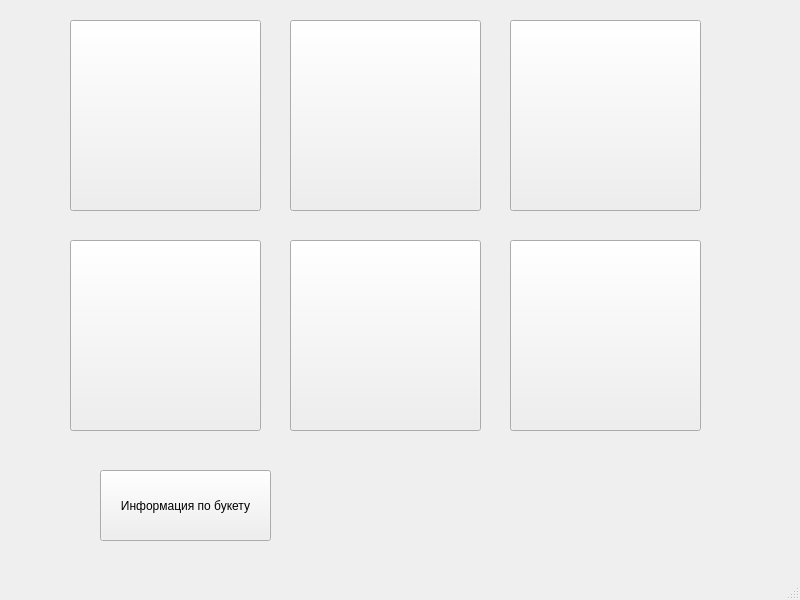
<?xml version="1.0" encoding="UTF-8"?>
<ui version="4.0">
 <class>MainWindow</class>
 <widget class="QMainWindow" name="MainWindow">
  <property name="geometry">
   <rect>
    <x>0</x>
    <y>0</y>
    <width>800</width>
    <height>600</height>
   </rect>
  </property>
  <property name="windowTitle">
   <string>MainWindow</string>
  </property>
  <widget class="QWidget" name="centralwidget">
   <widget class="QPushButton" name="pushButton">
    <property name="geometry">
     <rect>
      <x>70</x>
      <y>20</y>
      <width>191</width>
      <height>191</height>
     </rect>
    </property>
    <property name="text">
     <string/>
    </property>
   </widget>
   <widget class="QPushButton" name="pushButton_2">
    <property name="geometry">
     <rect>
      <x>290</x>
      <y>20</y>
      <width>191</width>
      <height>191</height>
     </rect>
    </property>
    <property name="text">
     <string/>
    </property>
   </widget>
   <widget class="QPushButton" name="pushButton_3">
    <property name="geometry">
     <rect>
      <x>510</x>
      <y>20</y>
      <width>191</width>
      <height>191</height>
     </rect>
    </property>
    <property name="text">
     <string/>
    </property>
   </widget>
   <widget class="QPushButton" name="pushButton_4">
    <property name="geometry">
     <rect>
      <x>70</x>
      <y>240</y>
      <width>191</width>
      <height>191</height>
     </rect>
    </property>
    <property name="text">
     <string/>
    </property>
   </widget>
   <widget class="QPushButton" name="pushButton_5">
    <property name="geometry">
     <rect>
      <x>290</x>
      <y>240</y>
      <width>191</width>
      <height>191</height>
     </rect>
    </property>
    <property name="text">
     <string/>
    </property>
   </widget>
   <widget class="QPushButton" name="pushButton_6">
    <property name="geometry">
     <rect>
      <x>510</x>
      <y>240</y>
      <width>191</width>
      <height>191</height>
     </rect>
    </property>
    <property name="text">
     <string/>
    </property>
   </widget>
   <widget class="QPushButton" name="pushButton_7">
    <property name="geometry">
     <rect>
      <x>100</x>
      <y>470</y>
      <width>171</width>
      <height>71</height>
     </rect>
    </property>
    <property name="text">
     <string>Информация по букету</string>
    </property>
   </widget>
  </widget>
  <widget class="QMenuBar" name="menubar">
   <property name="geometry">
    <rect>
     <x>0</x>
     <y>0</y>
     <width>800</width>
     <height>21</height>
    </rect>
   </property>
  </widget>
  <widget class="QStatusBar" name="statusbar"/>
 </widget>
 <resources/>
 <connections/>
</ui>
